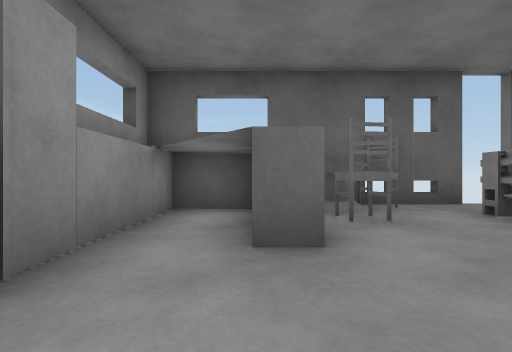
View 1 (above)

16 first-person views from a walk through a scene from a Unity 3-D project. The camera is 0.59 m above the floor, looks level and sees 85° across. Doors are open. The floor is counted in squares, 1 m on a side. Each view is taken from the middle of a square. On the plan, view 1 faces up. The plan holds only what a view shows up to about 9 squares ahead; the rest is blank. The player is left out. Some animated figures are not drawn. Surface patterns are stand-ins for the level's own textures.

View 2
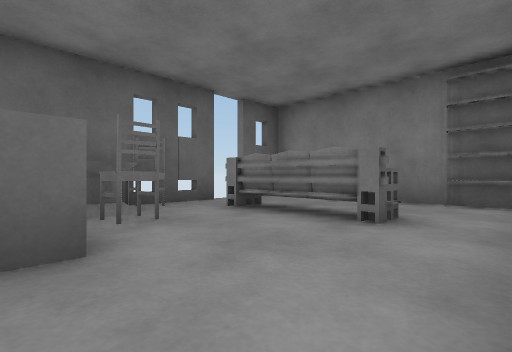

View 3
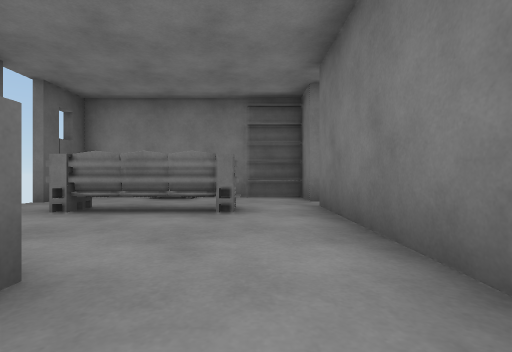

View 4
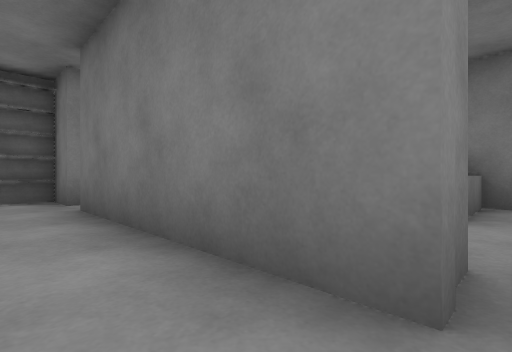

View 5
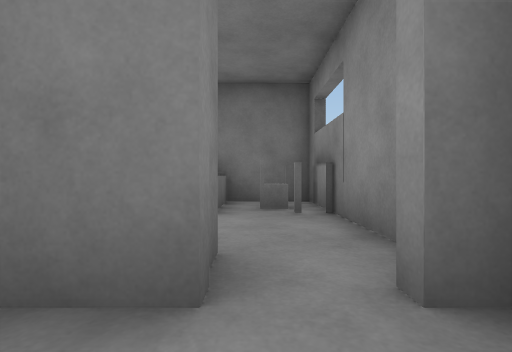

View 6
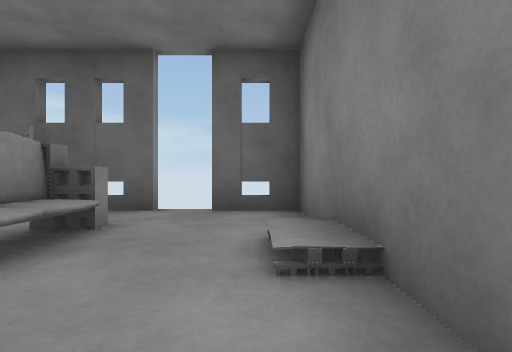

View 7
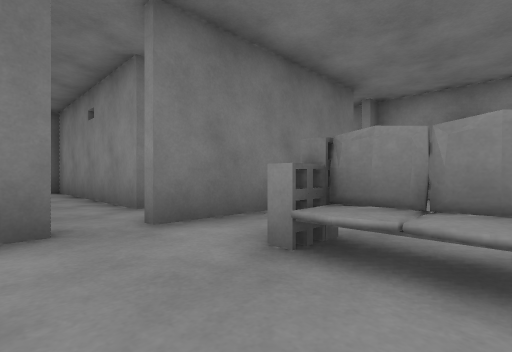

View 8
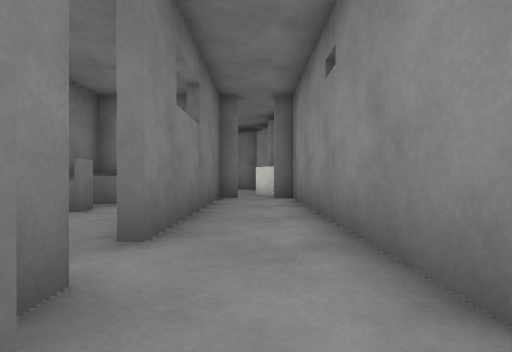

View 9
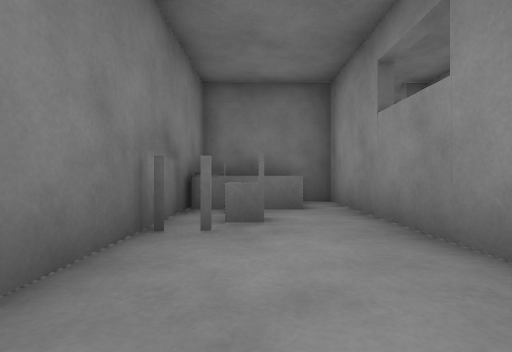

View 10
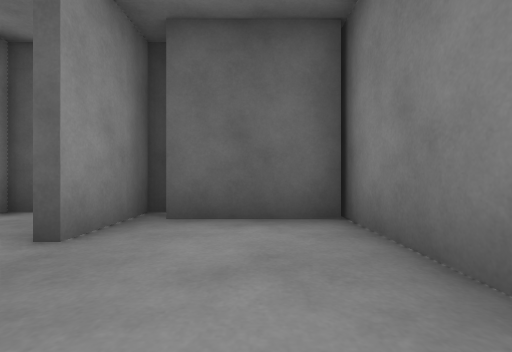

View 11
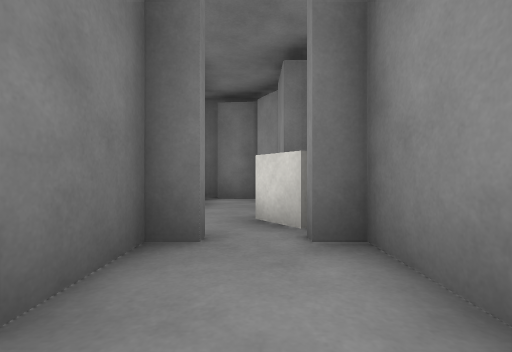

View 12
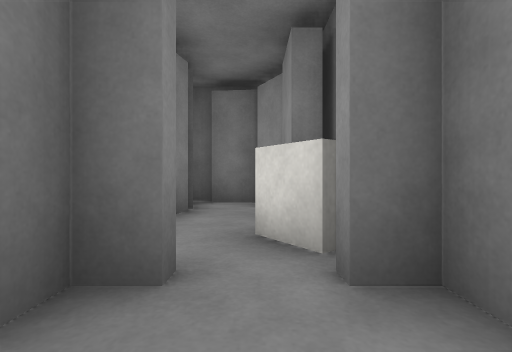

View 13
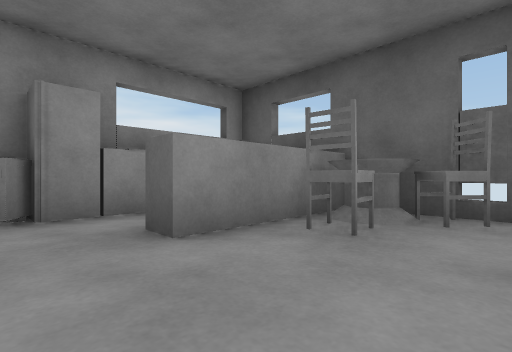

View 14
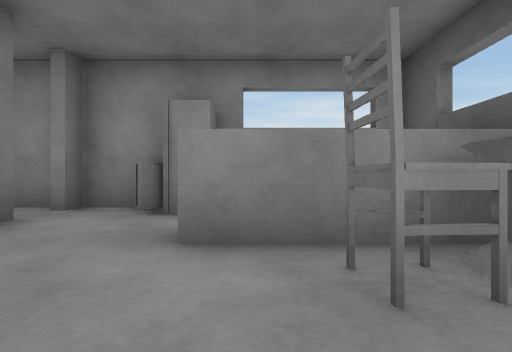

View 15
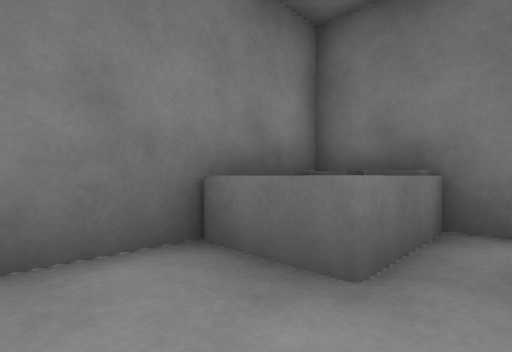

View 16
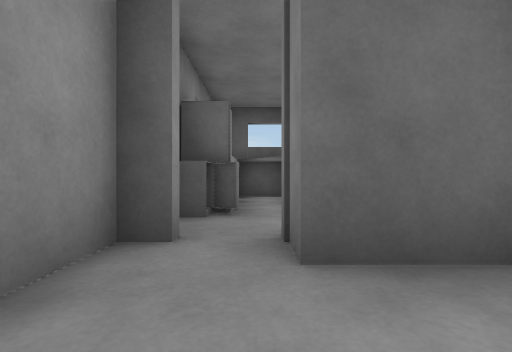

### Floor plan
Points are (right, up) in squares from view 1. A wall is a line through its corners. A room is listed if a view was taken in it or the views show most of it. See-through windows are left out.
Room 1 (views 1, 2, 3, 4, 5, 6, 7, 13, 14)
walls: (5.5, -0.3) (6.8, -0.3) (6.8, 0.6); (6.8, 1.4) (6.8, 5.8) (5.3, 5.8); (4.4, 5.8) (0.6, 5.8) (0.6, 2.3) (-0.1, 2.3); (0, 5) (-1.5, 5) (-1.5, 1.5) (-2.2, 1.5) (-2.2, -0.3) (-1.8, -0.3); (-0.7, -1.2) (-0.7, -0.3) (4.5, -0.3)
ways out: opening at (5, 0) to room 2; open door at (-1.5, -1) to room 4; open door at (4.5, 6)
objects: other object (-2, 1); other object (1, 4) to (2, 4); other object (2, 5); sofa (4, 2) to (4, 4); shelf (7, 1)
Room 2 (views 8, 11, 12)
walls: (6, -8.5) (6, -3.5); (4, -2) (4, -8.5)
ways out: opening at (5, 0) to room 1; open door at (6.5, -3) to room 3; open door at (4, -1.5)
objects: shelf (4, -12) to (5, -12); shelf (4, -11) to (5, -11); cube (4, -10) to (5, -10); shelf (6, -12); shelf (6, -11) to (7, -11)
Room 3 (views 9, 10)
walls: (6.2, -3.9) (6.2, -8.5) (9.2, -8.5) (9.2, -0.9); (9.2, -1.2) (6.8, -1.2); (6.2, -0.5) (6.2, -2.5)
ways out: open door at (6.5, -3) to room 2
objects: bed (7, -8) to (9, -7); other object (8, -6)
Room 4 (views 15, 16)
walls: (1.2, -3.5) (1.2, -2); (0.8, -1.2) (-0.7, -1.2); (-2.2, -0.5) (-2.2, -5.5) (0.5, -5.5)
ways out: open door at (-1.5, -1) to room 1
objects: other object (-1, -4); bed (0, -5) to (1, -4)

Positions as (right, up) in squares from view 1, and headings:
1: (0, 0), facing up
2: (0, 0), facing up-right
3: (-1, 1), facing right
4: (-1, 1), facing down-right
5: (-1, 1), facing down
6: (6, 1), facing up
7: (6, 3), facing down-left
8: (5, -1), facing down
9: (8, -2), facing down
10: (8, -5), facing up
11: (5, -6), facing down
12: (5, -7), facing down
13: (3, 1), facing up-left
14: (3, 3), facing left
15: (-1, -2), facing down-right
16: (-1, -3), facing up
